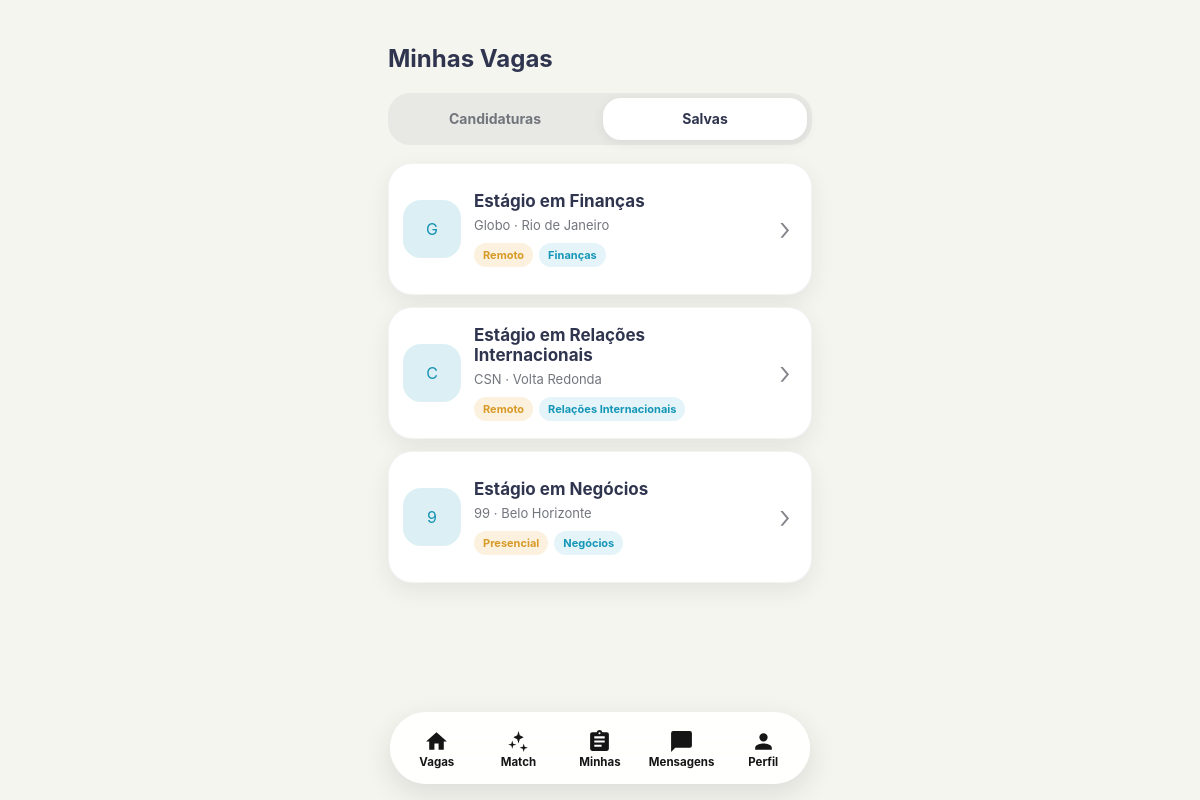
Page /favoritas/ (signed in) on the committed database.
### connectoapp/models.py (models this page shows, shortened)
class Oportunidade(models.Model):
    MODALIDADES = [
        ("Presencial", "Presencial"),
        ("Híbrido", "Híbrido"),
        ("Remoto", "Remoto"),
    ]
    titulo = models.CharField(max_length=120)
    descricao = models.TextField()
    instituicao = models.CharField(max_length=100, blank=True)
    prazo = models.DateField(null=True, blank=True)
    empresa = models.ForeignKey(
        Empresa,
        on_delete=models.CASCADE,
        related_name="oportunidades",
    )
    cidade = models.CharField(max_length=100, blank=True)
    local = models.CharField(max_length=150, blank=True)
    modalidade = models.CharField(
        max_length=20,
        choices=MODALIDADES,
        default="Presencial",
    )
    area = models.CharField(max_length=100, blank=True)
    bolsa = models.DecimalField(max_digits=10, decimal_places=2, null=True, blank=True)
    requisitos = models.TextField(blank=True, help_text="Um requisito por linha")
    ativa = models.BooleanField(default=True)
    publicada_em = models.DateTimeField(auto_now_add=True)
    class Meta:
        ordering = ["-publicada_em", "-id"]

class Empresa(models.Model):
    usuario = models.OneToOneField(
        settings.AUTH_USER_MODEL,
        on_delete=models.CASCADE,
        related_name="empresa",
        null=True,
        blank=True
    )
    nome = models.CharField(max_length=100)
    email = models.EmailField()
    descricao = models.TextField(blank=True)
    @property
    def iniciais(self):
        partes = [parte for parte in self.nome.split() if parte]
        return "".join(parte[0] for parte in partes[:2]).upper() or "EM"

### connectoapp/views.py (the view)
# urls.py: path("favoritas/", views.favoritas, name="favoritas"),
@login_required
def favoritas(request):
    favoritos_qs = (
        Favorito.objects.filter(usuario=request.user)
        .select_related("oportunidade__empresa")
        .order_by("-criado_em")
    )
    vagas_favoritas = [fav.oportunidade for fav in favoritos_qs]
    return render(request, 'favoritas.html', {
        'vagas_favoritas': vagas_favoritas
    })

### template/favoritas.html (shortened to what this page needs)
{% load static %}
{% load i18n %}
<!DOCTYPE html>
<html lang="pt-BR">
<head>
  <link rel="stylesheet" href="{% static 'connecto_ui.css' %}">
  <link rel="stylesheet" href="{% static 'candidaturas.css' %}">
  {% include 'includes/tema_head.html' %}
</head>
<body class="connecto-page applications-page">
  <main class="standard-shell applications-shell">
    <header class="applications-header">
      <h2>{% trans "Minhas Vagas" %}</h2>
    </header>
    <nav class="applications-tabs" aria-label="{% trans 'Minhas vagas' %}">
      <a href="{% url 'candidaturas' %}" class="applications-tab">{% trans "Candidaturas" %}</a>
      <a href="{% url 'favoritas' %}" class="applications-tab active">{% trans "Salvas" %}</a>
    </nav>
    {% if vagas_favoritas %}
      <section class="applications-list" aria-label="{% trans 'Vagas salvas' %}">
        {% for vaga in vagas_favoritas %}
          <a href="{% url 'detalhe_vaga' vaga.id %}" class="application-card">
            <div class="application-company-icon" aria-hidden="true">
              {{ vaga.empresa.iniciais }}
            </div>
            <div class="application-content">
              <h2>{{ vaga.titulo }}</h2>
              <p class="application-company">
                {{ vaga.empresa.nome }}
                {% if vaga.cidade %} · {{ vaga.cidade }}{% endif %}
              </p>
              <div class="application-tags">
                {% if vaga.modalidade %}
                  <span class="application-tag application-tag--mode">{{ vaga.modalidade }}</span>
                {% endif %}
                {% if vaga.area %}
                  <span class="application-tag application-tag--area">{{ vaga.area }}</span>
                {% endif %}
              </div>
            </div>
            <span class="application-chevron" aria-hidden="true">›</span>
          </a>
        {% endfor %}
      </section>
    {% endif %}
  </main>
  {% include 'includes/bottom_nav.html' with pagina_ativa='favoritas' %}
</body>
</html>

### static/connecto_ui.css (style rules this page uses)
:root { --connecto-bg: #f5f5ef; --connecto-surface: #ffffff; --connecto-navy: #30354f; --connecto-text: #262a3e; --connecto-muted: #73757d; --connecto-line: #e8e7df; --connecto-cyan: #1596b7; --connecto-cyan-soft: #e4f4f8; --connecto-green: #3fa36b; --connecto-green-soft: #e7f3eb; --connecto-red: #d76264; --connecto-red-soft: #f9e8e7; --connecto-amber: #d89a28; --connecto-amber-soft: #fbf1de; --connecto-nav-active: #e6e7e8; --connecto-shadow: 0 8px 22px rgba(37, 40, 51, .08); --connecto-nav-height: 72px; --connecto-nav-gap: 10px; --connecto-mobile-width: 460px; }
* { box-sizing: border-box; }
html { min-height: 100%; background: var(--connecto-bg); }
body.connecto-page { min-height: 100dvh; margin: 0; overflow-x: hidden; background: var(--connecto-bg); color: var(--tema-ink, var(--connecto-navy)); font-family: -apple-system, BlinkMacSystemFont, "Segoe UI", Roboto, Helvetica, Arial, sans-serif; -webkit-font-smoothing: antialiased; text-rendering: optimizeLegibility; padding-bottom: calc(var(--connecto-nav-height) + 28px + env(safe-area-inset-bottom)); }
button, input, a { font: inherit; }
button, a { -webkit-tap-highlight-color: transparent; }
.app-shell, .standard-shell { width: min(100%, var(--connecto-mobile-width)); margin: 0 auto; }

### static/candidaturas.css (style rules this page uses)
.applications-page { background: var(--connecto-bg); }
.applications-shell { padding: max(24px, env(safe-area-inset-top)) 18px 30px; }
.applications-tabs { display: grid; grid-template-columns: 1fr 1fr; gap: 6px; padding: 5px; margin-bottom: 18px; border-radius: 22px; background: var(--tema-surface-2, #e8e8e4); }
.applications-tab { min-height: 42px; display: grid; place-items: center; border-radius: 18px; color: var(--connecto-muted); font-size: 14px; font-weight: 750; text-decoration: none; }
.applications-tab.active { background: var(--tema-surface, #fff); color: var(--tema-ink, var(--connecto-navy)); box-shadow: 0 3px 12px rgba(48, 53, 79, .08); }
.applications-list { display: grid; gap: 12px; }
.application-card { position: relative; display: grid; grid-template-columns: 58px minmax(0, 1fr) 18px; align-items: center; gap: 13px; min-height: 132px; padding: 16px 14px; border: 1px solid rgba(48, 53, 79, .06); border-radius: 24px; background: var(--tema-surface, #fff); box-shadow: var(--connecto-shadow); color: inherit; text-decoration: none; }
.application-company-icon { width: 58px; height: 58px; display: grid; place-items: center; border-radius: 18px; background-color: var(--tema-cyan-soft, rgba(21, 146, 179, 0.15)) !important; color: #1592b3 !important; }
.application-content { min-width: 0; }
.application-content h2 { margin: 0 0 5px; overflow: hidden; color: var(--tema-ink, var(--connecto-navy)); font-size: 17px; line-height: 1.22; display: -webkit-box; -webkit-box-orient: vertical; }
.application-company { margin: 0; overflow: hidden; color: var(--connecto-muted); font-size: 13px; text-overflow: ellipsis; white-space: nowrap; }
.application-tags { display: flex; flex-wrap: wrap; gap: 6px; margin-top: 10px; }
.application-tag { display: inline-flex; align-items: center; min-height: 24px; padding: 0 9px; border-radius: 999px; font-size: 11px; font-weight: 750; }
.application-tag--mode { background: var(--connecto-amber-soft); color: var(--connecto-amber); }
.application-tag--area { background: var(--connecto-cyan-soft); color: var(--connecto-cyan); }
.application-chevron { color: #83848a; font-size: 32px; font-weight: 300; }

### static/tema.css (style rules this page uses)
html[data-theme="light"] { color-scheme: light; }

### rows in the picture
Oportunidade: empresa.iniciais "G", titulo "Estágio em Finanças", empresa.nome "Globo", cidade "Rio de Janeiro", modalidade "Remoto", area "Finanças"
Oportunidade: empresa.iniciais "C", titulo "Estágio em Relações Internacionais", empresa.nome "CSN", cidade "Volta Redonda", modalidade "Remoto", area "Relações Internacionais"
Oportunidade: empresa.iniciais "9", titulo "Estágio em Negócios", empresa.nome "99", cidade "Belo Horizonte", modalidade "Presencial", area "Negócios"
